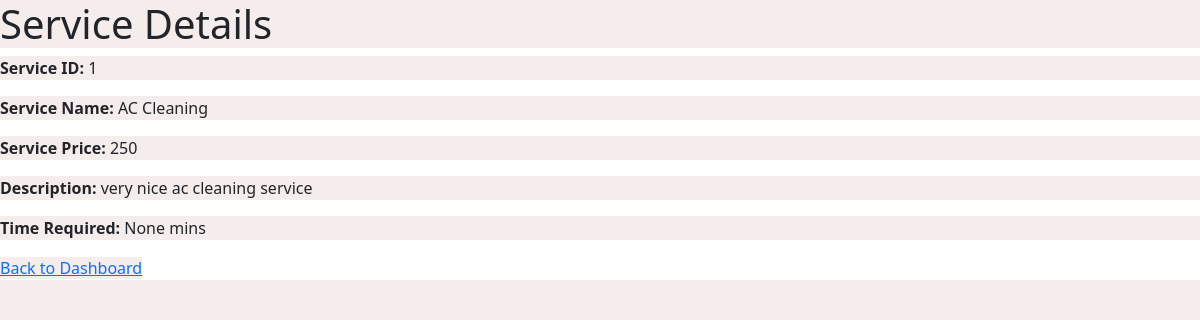
/service/1, run on an earlier commit of the app's database.
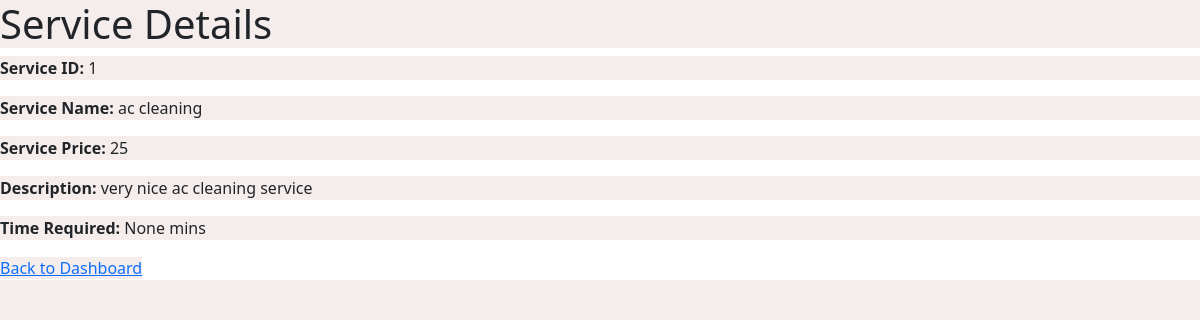
And on a later commit of the database.
### backend/models.py (models this page shows)
class Service(db.Model):
    __tablename__ = "service"
    id = db.Column(db.Integer, primary_key=True, autoincrement=True)
    name = db.Column(db.String, nullable=False)
    base_price = db.Column(
        db.Integer, nullable=False
    )  # Changed 'price' to 'base_price'
    time_required = db.Column(db.Integer, nullable=True)
    description = db.Column(db.String, nullable=False)
    professional_services = db.relationship(
        "ProfessionalService", back_populates="service"
    )

### backend/controller.py (the view)
@app.route("/service/<int:service_id>", methods=["GET"])
def service_details(service_id):
    service = Service.query.get(service_id)
    if service:
        return render_template("service_details.html", service=service)
    else:
        return "Service not found", 404

### templates/service_details.html (shortened to what this page needs)
<!DOCTYPE html>
<html lang="en">
<head>
  <link rel="stylesheet" href="/static/style.css" />
  <link href="https://cdn.jsdelivr.net/npm/bootstrap@5.0.2/dist/css/bootstrap.min.css" rel="stylesheet"
 />
</head>
<body>
  <h1>Service Details</h1>
  <p><strong>Service ID:</strong> {{ service.id }}</p>
  <p><strong>Service Name:</strong> {{ service.name }}</p>
  <p><strong>Service Price:</strong> {{ service.base_price }}</p>
  <p><strong>Description:</strong> {{ service.description }}</p>
  <p><strong>Time Required:</strong> {{ service.time_required }} mins</p>
  <a href="{{ url_for('user_login') }}">Back to Dashboard</a>
</body>
</html>

What changed in the data, as far as the page shows it:
changed Service "very nice ac cleaning service": name "AC Cleaning" → "ac cleaning"; base_price "250" → "25"
